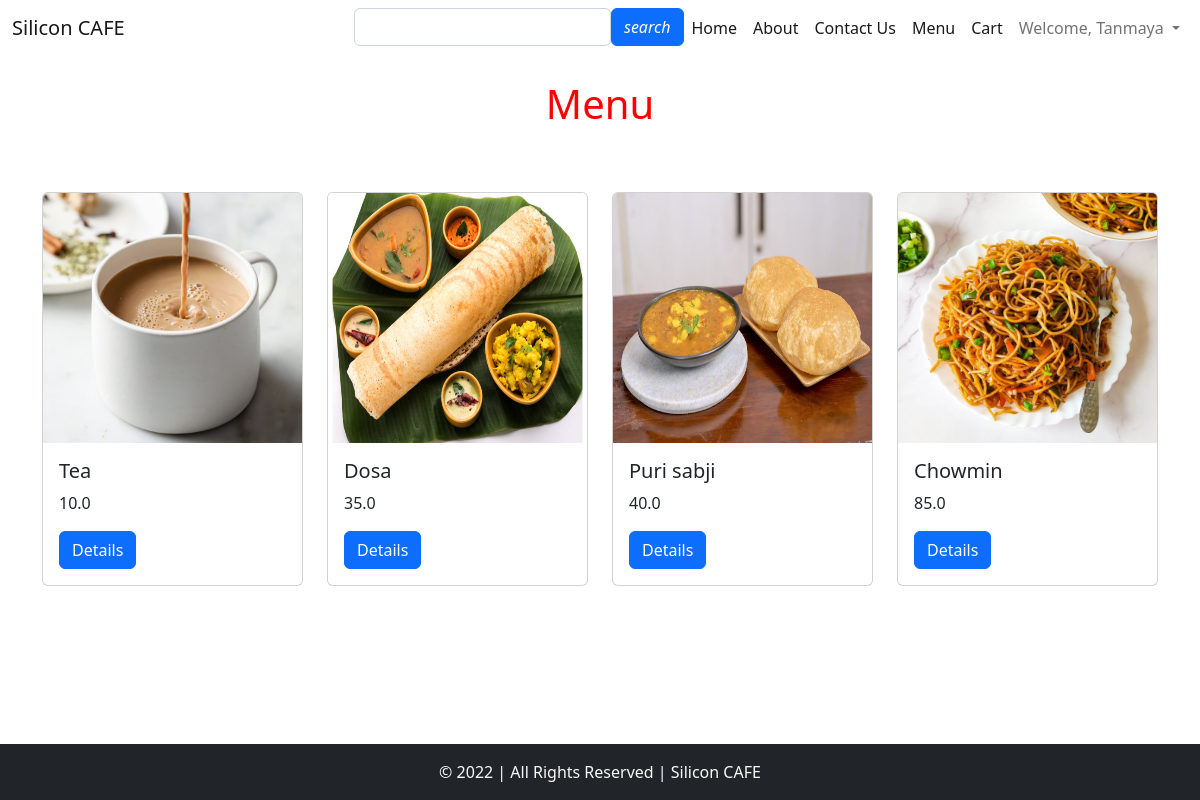
The page /food/menu/ (signed in) on the database its author committed.
### food/models.py (models this page shows, shortened)
class Food(models.Model):
    category = models.ForeignKey(Cuisine, on_delete=models.DO_NOTHING)  #if parent data gets deleted, we can still use the data through DO_NOTING
    name = models.CharField(max_length=100)
    price = models.FloatField()
    description = models.TextField()
    secondary_description = models.TextField(blank=True)    #optional, so we make blank = true means we may or may not give data in this field
    is_available = models.BooleanField(default=True)
    photo = models.ImageField(upload_to = 'food_images/')   # a new folder is created under CAFE

### food/views.py (the view)
# urls.py: path('menu/', views.menu, name="menu"),                     # for base.html <a href="{% url 'menu'%}"
def menu(request):
    foods = Food.objects.all()         # foods is an object, Food.objects.all() is same as select * from Food
    context = {                        # we create a dictionary context which stores the foods object
        'foods': foods
    }
    return render(request, 'food/menu.html', context)   # we pass this context dictionary to menu.html in food folder under templates, this foods object can be used to directly fetch values from Food table

### templates/food/menu.html
{% extends 'base.html' %}
{% block content %}
<h1 class="py-4" style="text-align: center; color: red;">Menu</h1>
<br>
<div class="container">
    <div class="row">
        {% for food in foods %}
        <div class="col-md-3">
            <div class="card my-2">
                <img src="{{food.photo.url}}" alt="" class="card-img-top" height="250">
                <div class="card-body">
                    <h5 class="h5">{{food.name}}</h5>
                    <p class="card-text">{{food.price}}</p>
                    <a href="{% url 'details' food.id %}" class="btn btn-primary">Details</a>
                </div>
            </div>
        </div>
        {% endfor %}
    </div>
</div>
{% endblock content %}

### templates/base.html (shortened to what this page needs)
{% load static %}
<!DOCTYPE html>
<html lang="en">
<head>
    <link rel="stylesheet" href="{% static 'bs/bootstrap.min.css'%}">
    <link rel="stylesheet" href="{% static 'css/style.css'%}">
</head>
<body>
    <nav class="navbar navbar-expand-md">
        <div class="container-fluid">
          <a class="navbar-brand" href="#">Silicon CAFE</a>
          <div class="collapse navbar-collapse" id="navbarSupportedContent">
            <ul class="navbar-nav ms-auto mb-2 mb-lg-0">
              <li class="nav-item">
                <form action="{% url 'search' %}" method="post">
                  <div class="form-outline d-flex">
                    <input type="search" id="form1" class="form-control" name="form1"/>
                    <button type="submit" class="btn btn-primary">
                      <i class="fas fa-search"> search</i>
                    </button>
                  </div>
                </form>
              </li>
              <li class="nav-item">
                <a class="nav-link active" aria-current="page" href="{% url 'home'%}">Home</a>
              </li>
              <li class="nav-item">
                <a class="nav-link active" aria-current="page" href="{% url 'about_us'%}">About</a>
              </li>
              <li class="nav-item">
                <a class="nav-link active" aria-current="page" href="{% url 'contact'%}">Contact Us</a>
              </li>
              <li class="nav-item">
                <a class="nav-link active" aria-current="page" href="{% url 'menu'%}">Menu</a>
              </li>
              {% if user.is_authenticated %}
              <li class="nav-item dropdown">
                <li class="nav-item">
                  <a class="nav-link active" aria-current="page" href="{% url 'cart' %}">Cart</a>
                </li>
                <a class="nav-link dropdown-toggle" href="#" id="navbarDropdown" role="button" data-bs-toggle="dropdown" aria-expanded="false">
                  Welcome, {{user.first_name}}
                </a>
              </li>
              {% endif %}
            </ul>
          </div>
        </div>
    </nav>
    {% block content %}
    {% endblock content %}
    <footer class="bg-dark text-light p-3 text-center" style="position: fixed; width: 100%; bottom:0;">
        &copy; 2022 | All Rights Reserved | Silicon CAFE
    </footer>
</body>
</html>

### rows shown on the page
Food: photo (picture), name "Tea", price "10.0"
Food: photo (picture), name "Dosa", price "35.0"
Food: photo (picture), name "Puri sabji", price "40.0"
Food: photo (picture), name "Chowmin", price "85.0"

### other values the page prints
{{ user.first_name }} "Tanmaya"
